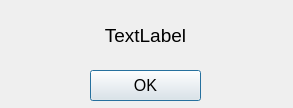
<?xml version="1.0" encoding="UTF-8"?>
<ui version="4.0">
 <class>WinnerWindow</class>
 <widget class="QDialog" name="WinnerWindow">
  <property name="geometry">
   <rect>
    <x>0</x>
    <y>0</y>
    <width>293</width>
    <height>108</height>
   </rect>
  </property>
  <property name="windowTitle">
   <string>Dialog</string>
  </property>
  <widget class="QPushButton" name="okButton">
   <property name="geometry">
    <rect>
     <x>90</x>
     <y>70</y>
     <width>111</width>
     <height>31</height>
    </rect>
   </property>
   <property name="font">
    <font>
     <pointsize>12</pointsize>
    </font>
   </property>
   <property name="text">
    <string>OK</string>
   </property>
  </widget>
  <widget class="QLabel" name="message">
   <property name="geometry">
    <rect>
     <x>10</x>
     <y>10</y>
     <width>271</width>
     <height>51</height>
    </rect>
   </property>
   <property name="font">
    <font>
     <pointsize>14</pointsize>
    </font>
   </property>
   <property name="text">
    <string>TextLabel</string>
   </property>
   <property name="alignment">
    <set>Qt::AlignCenter</set>
   </property>
  </widget>
 </widget>
 <resources/>
 <connections/>
</ui>
